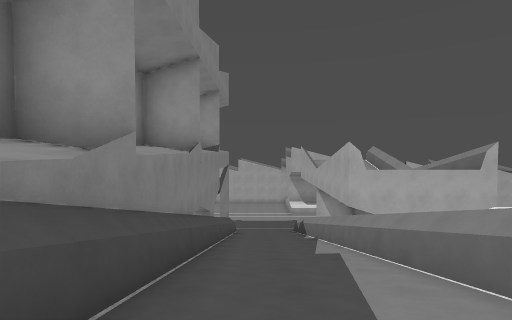
[1] (above)

12 first-person views from a walk through a level from a Godot 3-D game. The camera is 1.3 m above the floor, tilts 2° down and sees 85° across. The floor is counted in squares, 2 m on a side. Each view is taken from the middle of a square. On the plan, view 1 faces up. The plan holds only what a view shows up to about 9 squares ahead; the rest is blank. The place goes on beyond the plan.

[2]
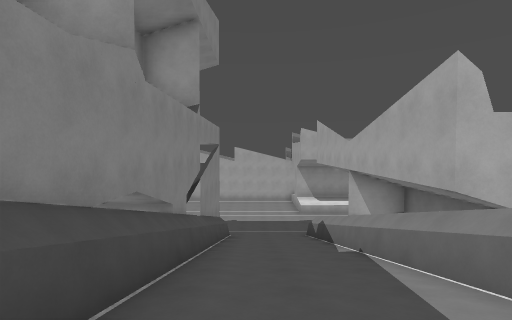

[3]
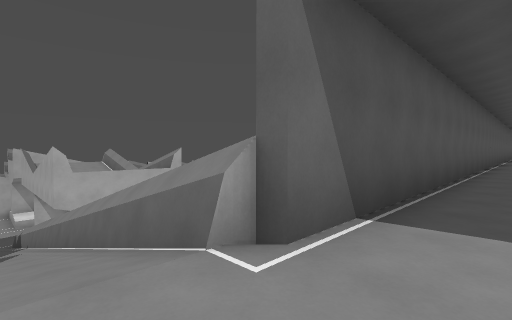

[4]
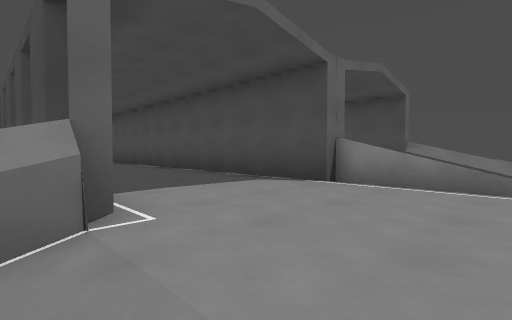

[5]
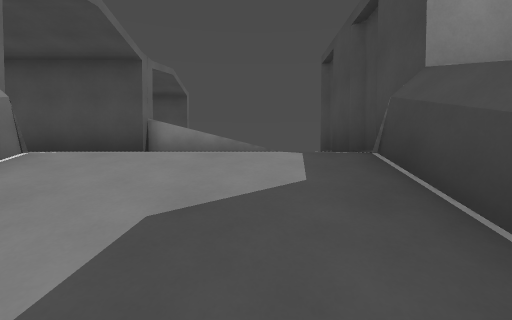

[6]
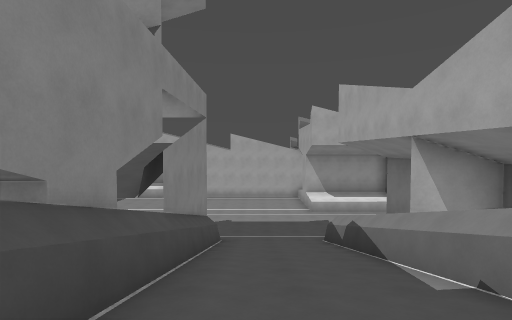

[7]
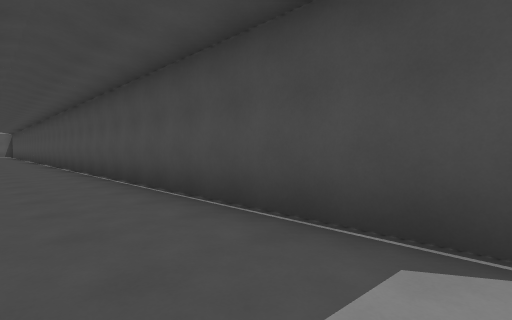

[8]
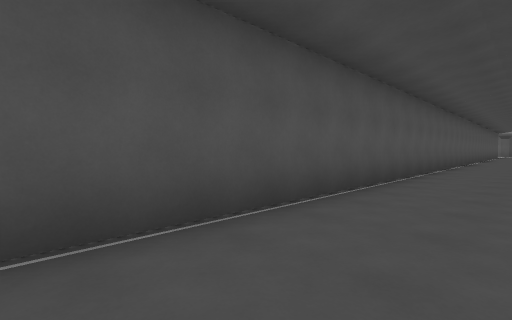

[9]
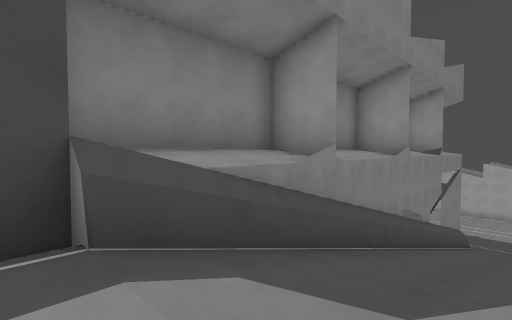

[10]
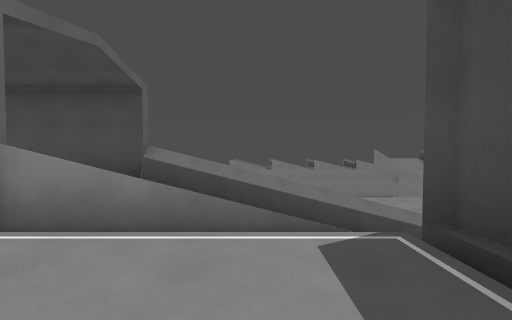

[11]
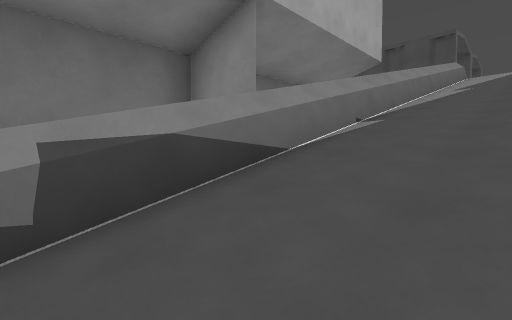

[12]
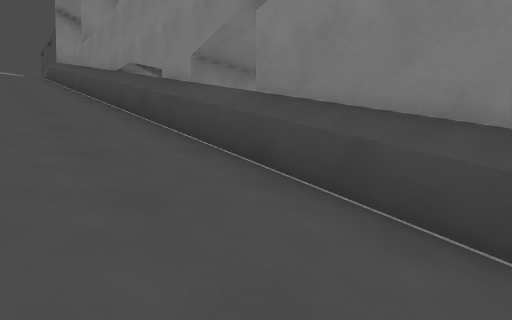

### Floor plan
Key: @ floor where view 1 was taken; # wall or solid block; x gap in a wall; . main floor; - floor 8.25 m lower than the main floor; / step, stairs or slope; = window, fence, low wall or low ledge; ^ raised ledge; v drop or lower ground.
Columns run from 4 left of view 1 to 15 right of it. Each row starts with its distance up from view 1.
 14   -#//###
 13   -#//# #
 12    #//# #
 11    ^//#^^
 10    #//# ^
  9    #//#
  8    ^//#
  7   ^^//#
  6   ^^//#
  5   #^//#
  4   #^//#
  3  vv^//^
  2   ##//#
  1   ##//^
  0   ^^@/^
 -1   #...##############
 -2     ................
 -3    ................
 -4   #....#########..
 -5   # vx##       ####
 -6
 -7
 -8 ###^=^^

Positions as (right, up) in squares from view 1, and headings:
1: (0, 0), facing up
2: (0, 4), facing up
3: (1, -2), facing up-right
4: (0, 0), facing down-right
5: (0, 2), facing down
6: (0, 7), facing up
7: (3, -2), facing down-right
8: (4, -3), facing up-right
9: (1, -1), facing up-left
10: (0, -2), facing down
11: (0, 14), facing down-right
12: (1, 14), facing down-left
